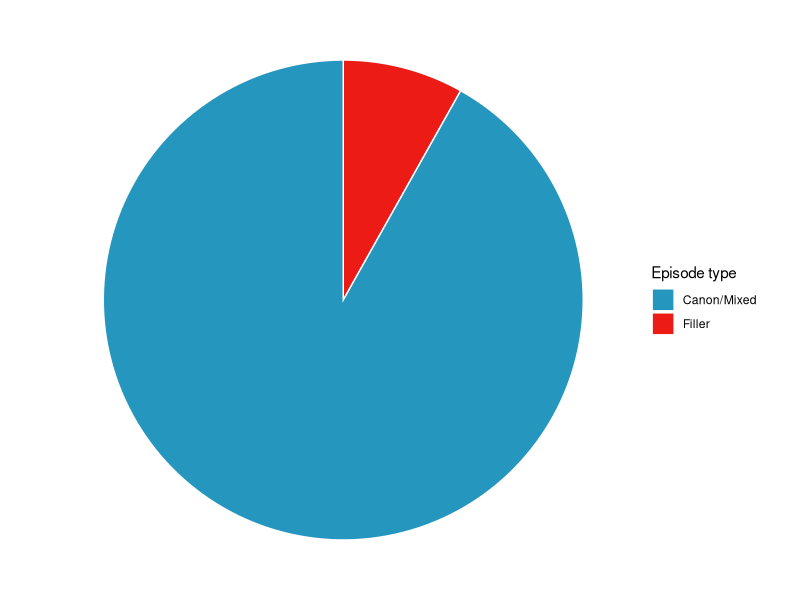

Recreate this plot in R.
## ---- chunk 1
# Load ggplot2
library(ggplot2)

# Create Data
data <- data.frame(
  group=c('Filler', 'Canon/Mixed'),
  value=c(94, 1061)
)

# Basic piechart
ggplot(data, aes(x="", y=value, fill=group)) +
  geom_bar(stat="identity", width=1, color="white") +
  scale_fill_manual(values=c("#2596be", "#ed1b16")) +
  coord_polar("y", start=0) +
  labs(fill="Episode type") +
  theme_void() # remove background, grid, numeric labels
## ---- chunk 2
# Load ggplot2
# library(ggplot2)

# # Create Data
# data <- data.frame(
#   x=c(seq(9, to=1061, by=9))
# )

# print(head(data, 5))

# # Basic linechart
# ggplot(data, aes(x="", y=value, fill=group)) +
#   geom_bar(stat="identity", width=1, color="white") +
#   scale_fill_manual(values=c("#2596be", "#ed1b16")) +
#   coord_polar("y", start=0) +
#   labs(fill="Episode type") +
#   theme_void() # remove background, grid, numeric labels
